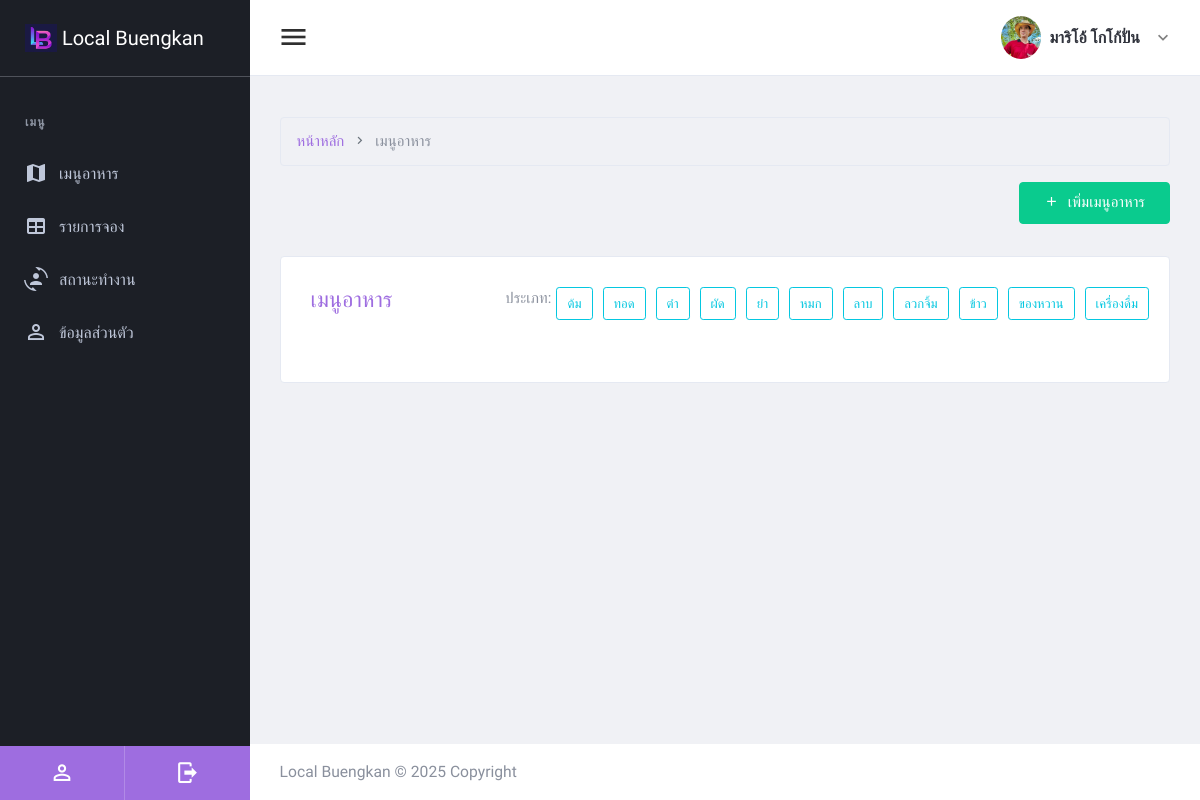
Screenshot of /admin92837/home_chef_old.php (signed in) with the database file from the repository.
### tables this page shows
CREATE TABLE `foods_category` (
  `fc_id` int(7) NOT NULL,
  `fc_name` varchar(255) NOT NULL
);

### admin92837/home_chef_old.php (the view, shortened to what this page needs)
<!DOCTYPE html>
<html lang="en" dir="ltr">
  <head>
  <link href="plugins/material/css/materialdesignicons.min.css" rel="stylesheet" />
  <link href="plugins/simplebar/simplebar.css" rel="stylesheet" />
  <link href="plugins/nprogress/nprogress.css" rel="stylesheet" />
  <link href="plugins/prism/prism.css" rel="stylesheet" />
      <link href="plugins/toaster/toastr.min.css" rel="stylesheet" />
  <link id="main-css-href" rel="stylesheet" href="css/style.css" />
</head>
  <body class="navbar-fixed sidebar-fixed" id="body">
    <div class="wrapper">
<?php include("left-sidebar-chef.php"); ?>
      <div class="page-wrapper">
<?php include("header.php"); ?>
        <div class="content-wrapper">
          <div class="content">
  <nav aria-label="breadcrumb" class="my-0 m-0">
    <ol class="breadcrumb">
      <li class="breadcrumb-item">  <a href="home_chef.php">หน้าหลัก  </a>  </li>
      <li class="breadcrumb-item active" aria-current="page">เมนูอาหาร  </li>
    </ol>
  </nav>
<div class="card card-default border-0 bg-transparent">
  <div class="card-header align-items-center p-0">
    <a href="#" class="btn btn-success" data-toggle="modal" data-target="#ModalFormAdd">
      <i class="mdi mdi-plus mr-1"></i> เพิ่มเมนูอาหาร
    </a>
  </div>
</div>
<?php
      include_once("../connectdb.php");
?>
<div class="card card-default">
<div class="card-header">
                <h2 class="text-primary">เมนูอาหาร</h2>
 <div class="row text-right">ประเภท:
      <?php
      $sql2 = "SELECT * FROM `foods_category` ORDER BY `fc_id` ASC";
      $result2 = $conn->query($sql2);
      while ($row2 = $result2->fetch_assoc()) {
      ?>
        <a href="<?php echo $_SERVER['PHP_SELF']?>?filter=group&fc_id=<?=$row2['fc_id'];?>"
           class="btn btn-outline-info btn-sm mx-1" style="text-transform: none; font-size: 13px; padding: 6px 10px; line-height: 1.5;">
          <?=$row2['fc_name'];?>
        </a>
      <?php } ?>
 </div>
              </div>
  <div class="card-body">
  </div>
</div>
</div>
        </div>
<?php include("footer.php"); ?>
      </div>
    </div>
  </body>
</html>

### admin92837/home_chef_old.php (style rules this page uses)
body { font-family: "Prompt", serif; }

### rows the page displays
foods_category: $row2['fc_id'] 1 (drawn), fc_name "ต้ม"
foods_category: fc_name "ทอด"
foods_category: fc_name "ตำ"
foods_category: fc_name "ผัด"
foods_category: fc_name "ยำ"
foods_category: fc_name "หมก"
foods_category: fc_name "ลาบ"
foods_category: fc_name "ลวกจิ้ม"
foods_category: fc_name "ข้าว"
foods_category: fc_name "ของหวาน"
foods_category: fc_name "เครื่องดื่ม"

### other values shown
$_SESSION['bfullname'] "มาริโอ้ โกโก้ปั่น"
